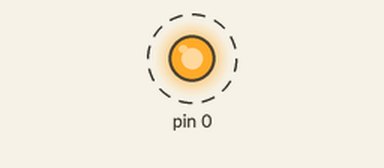
Recording of a sketch running on a simulated Arduino Uno, built for the host (arithmetic inside an expression is 32-bit, double 64-bit). On the bench: output pins drawn as LEDs (lit = HIGH). Dashed ring = blinking.

Above: at 0.2 s.
Timing chart, 0 to 3.0 s (numbered marks = the images above):
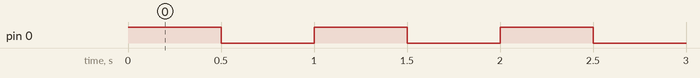

The sketch:

blink_pa0.ino
```cpp
// Blinks an LED connected to pin PA0 with a 500 ms on/off period.
//
// Full tutorial: https://shillehtek.com/blogs/news/stm32h723zgt6-stm32duino-install-benchmark
// Parts used: https://shillehtek.com/products/shillehtek-pre-soldered-stm32h723zgt6-core-development-board
//             https://shillehtek.com/products/shillehtek-pre-soldered-authentic-stm32f103c8t6-arm-stm32
//             https://shillehtek.com/products/shillehtek-pre-soldered-authentic-stm32f411ceu6
// More examples: https://github.com/shillehbean/shillehtek-examples
//

const int LED = PA0;

void setup() {
  pinMode(LED, OUTPUT);
}

void loop() {
  digitalWrite(LED, HIGH);
  delay(500);
  digitalWrite(LED, LOW);
  delay(500);
}
```

Measured:
- by itself, pin 0: alternates HIGH for 0.50 s and LOW for 0.50 s
